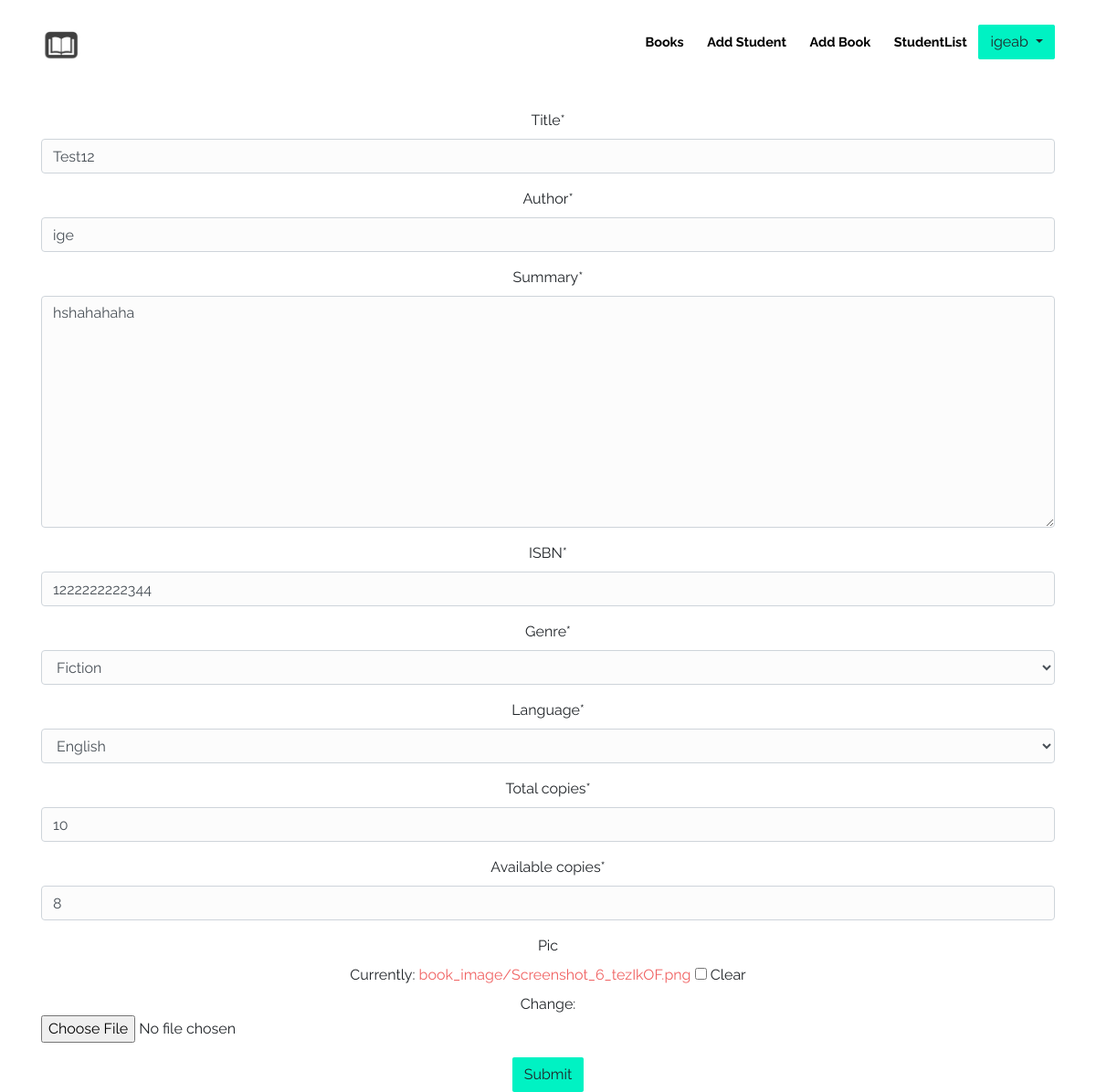
The page /book/3/update/ (signed in) on the database its author committed.
### management/models.py (models this page shows, shortened)
class Book(models.Model):
    GENRE = {
        ('Fiction','Fiction'),
        ('History','History'),
        ('Educational','Educational'),
        ('Engineering','Engineering'),
        ('Medcine','Medcine'),
        ('Journalism','Journalism'),
        ('Kids','Kids'),
        ('Religious','Religious'),
    }
    LANGUAGE = {
        ('English','English'),
        ('Amharic','Amharic'),
        ('Arabic','Arabic'),
        ('Somali','Somali'),
        ('Afan-Oromo','Afan-Oromo'),
        ('Others','Others'),
    }
    title = models.CharField(max_length=200)
    author = models.CharField(max_length=100)
    summary = models.TextField(max_length=1000)
    isbn = models.CharField('ISBN', max_length=13)
    genre = models.CharField(max_length=15, choices=GENRE, default='Educational')
    language = models.CharField(max_length=15, choices=LANGUAGE, default='English')
    total_copies = models.IntegerField(null=True)
    available_copies = models.IntegerField(null=True)
    pic=models.ImageField(blank=True, null=True, upload_to='book_image')
    timestamp = models.DateTimeField(auto_now=False, auto_now_add=True,null=True)

### management/views.py (the view)
# urls.py: path('book/<int:pk>/update/', views.BookUpdate, name='book_update'),
@login_required
def BookUpdate(request, pk):
    if not request.user.is_superuser:
        return redirect('index')
    obj = Book.objects.get(id=pk)
    form = BookForm(instance=obj)
    if request.method == 'POST':
        form = BookForm(data=request.POST, files=request.FILES, instance=obj)
        if form.is_valid():
            obj = form.save(commit=False)
            obj.save()
            return redirect(index)
    return render(request, 'catalog/form.html', locals())

### management/forms.py
class BookForm(forms.ModelForm):
    class Meta:
        model = Book
        fields = '__all__'

### templates/catalog/form.html (shortened to what this page needs)
{% extends 'home-index.html' %}
{% load crispy_forms_tags %}
{% block content %}
<br>
<br>
<br>
<br>
<br>
    <div class="bg bg-white form-group mx-auto my-auto">
        <form method="post" class="form" enctype="multipart/form-data">
            {{ form|crispy }}
            <center><input class="btn btn-success" type="submit" value="Submit"/></center>
        </form>
    </div>
{% endblock %}

### templates/home-index.html (shortened to what this page needs)
{% load static %}
<!DOCTYPE html>
<html lang="en">
<head>
     <link rel="stylesheet" href="{% static 'front-end/assets/vendors/themify-icons/css/themify-icons.css' %}">
     <link rel="stylesheet" href="{% static 'front-end/assets/vendors/owl-carousel/css/owl.carousel.css' %}">
     <link rel="stylesheet" href="{% static 'front-end/assets/vendors/owl-carousel/css/owl.theme.default.css' %}">
</head>
<body data-spy="scroll" data-target=".navbar" data-offset="40" id="home">
<section>
    <nav id="scrollspy" class="navbar navbar-light bg-light navbar-expand-lg fixed-top" data-spy="affix" data-offset-top="20">
        <div class="container">
            <a class="navbar-brand" href="/"><img src="{% static 'front-end/assets/imgs/lib.jpg' %}" alt="" class="brand-img"></a>
            <div class="collapse navbar-collapse" id="navbarSupportedContent">
                <ul class="navbar-nav ml-auto">
                    <li class="nav-item">
                        <a class="nav-link" href="{% url 'books' %}">Books</a>
                    </li>
                    {% if user.is_superuser %}
                    <li class="nav-item">
                        <a class="nav-link" href="{% url 'student_create' %}">Add Student</a>
                    </li>
                    <li class="nav-item">
                        <a class="nav-link" href="{% url 'book_create' %}">Add Book</a>
                    </li>
                    <li class="nav-item">
                        <a class="nav-link" href="{% url 'student_list' %}">StudentList</a>
                    </li>
                    {% endif %}
                    {% if user.is_authenticated %}
                    <div class="dropdown float">
                        <button type="button" class="btn btn-success dropdown-toggle" data-toggle="dropdown">
                          {{ request.user }}
                        </button>
                    </div>
                         {% else %}
                    <li class="nav-item">
                        <a class="nav-link" href="{% url 'login' %}">Login</a>
                    </li>
                    {% endif %}
                </ul>
            </div>
        </div>
    </nav>
    <div class="container">
        {% block content %}{% endblock %}
    </div>
</section>
</body>
</html>

### rows shown on the page
Book: title "Test12", author "ige", summary "hshahahaha", isbn "1222222222344", genre "Fiction", language "English", total_copies "10", available_copies "8"

### other values the page prints
{{ request.user }} "igeab"
